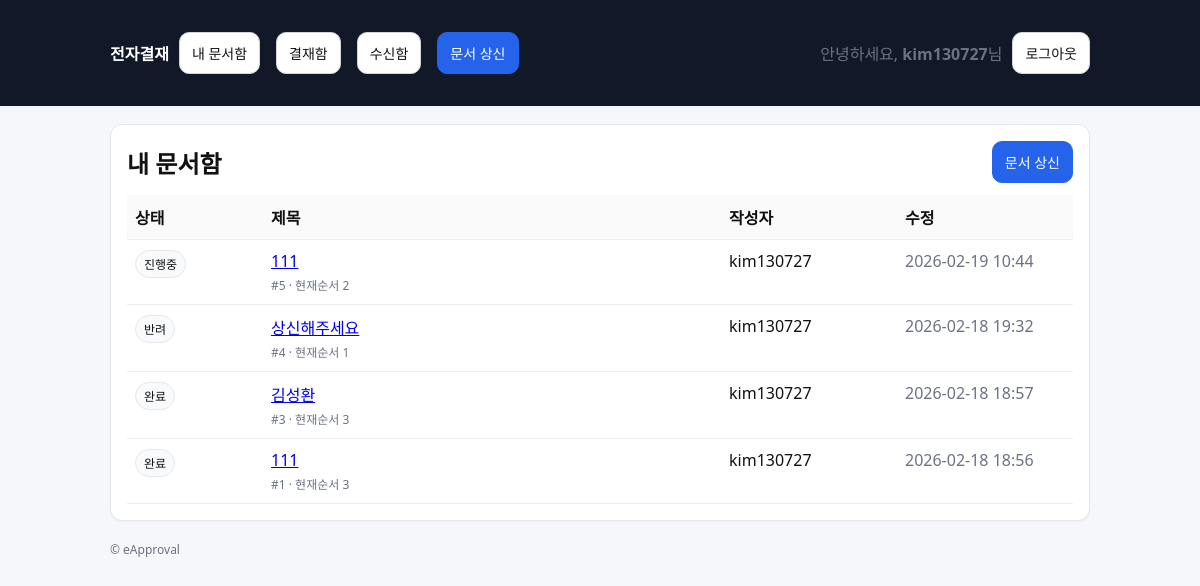
/approvals/docs/ (signed in), run on an earlier commit of the app's database.
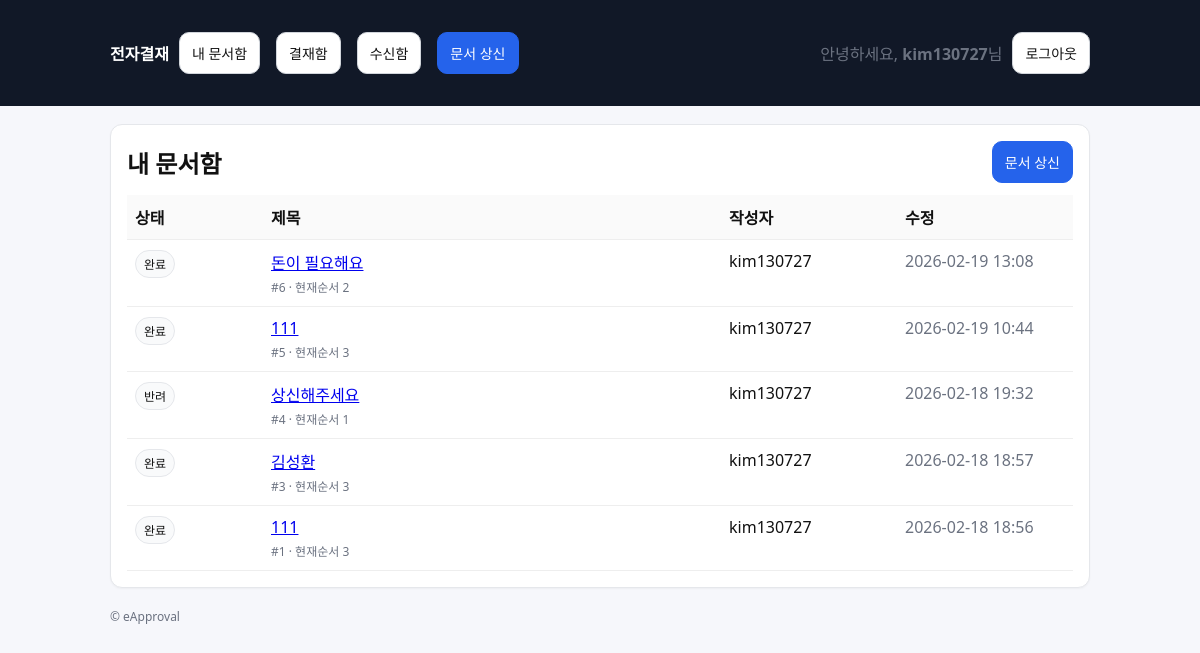
And on a later commit of the database.
### approvals/models.py (models this page shows, shortened)
class Document(models.Model):
    class Status(models.TextChoices):
        DRAFT = "DRAFT", "임시"
        SUBMITTED = "SUBMITTED", "상신"
        IN_PROGRESS = "IN_PROGRESS", "진행중"
        REJECTED = "REJECTED", "반려"
        COMPLETED = "COMPLETED", "완료"
    title = models.CharField(max_length=200)
    content = models.TextField(blank=True)
    created_by = models.ForeignKey(
        settings.AUTH_USER_MODEL, on_delete=models.PROTECT, related_name="docs_created"
    )
    status = models.CharField(max_length=20, choices=Status.choices, default=Status.DRAFT)
    current_line_order = models.PositiveIntegerField(default=1)
    created_at = models.DateTimeField(auto_now_add=True)
    updated_at = models.DateTimeField(auto_now=True)

### approvals/views.py (the view)
# urls.py: path("approvals/docs/", views.doc_list, name="doc_list"),
@login_required
def doc_list(request):
    docs = my_documents(request.user)
    return render(request, "approvals/doc_list.html", {"title": "내 문서함", "docs": docs})

### approvals/selectors.py (called while the page is built)
def my_documents(user):
    return Document.objects.filter(created_by=user).order_by("-id")

### templates/approvals/doc_list.html (shortened to what this page needs)
{% extends "base.html" %}
{% block content %}
  <div class="card">
    <div class="row" style="justify-content:space-between;">
      <h2 style="margin:0;">{{ title }}</h2>
      <a class="btn btn-primary" href="{% url 'approvals:doc_create' %}">문서 상신</a>
    </div>
    <div style="margin-top:12px;">
      <table class="table">
        <thead>
          <tr>
            <th style="width:120px;">상태</th>
            <th>제목</th>
            <th style="width:160px;">작성자</th>
            <th style="width:160px;">수정</th>
          </tr>
        </thead>
        <tbody>
        {% for doc in docs %}
          <tr>
            <td><span class="badge">{{ doc.get_status_display }}</span></td>
            <td>
              <a href="{% url 'approvals:doc_detail' doc.id %}">
                {{ doc.title }}
              </a>
              <div class="muted" style="font-size:12px; margin-top:4px;">
                #{{ doc.id }} · 현재순서 {{ doc.current_line_order }}
              </div>
            </td>
            <td>{{ doc.created_by.username }}</td>
            <td class="muted">{{ doc.updated_at|date:"Y-m-d H:i" }}</td>
          </tr>
        {% empty %}
          <tr>
            <td colspan="4" class="muted">문서가 없습니다.</td>
          </tr>
        {% endfor %}
        </tbody>
      </table>
    </div>
  </div>
{% endblock %}

What changed in the data, as far as the page shows it:
added Document: status "완료", title "돈이 필요해요", id "6", current_line_order "2", created_by.username "kim130727", updated_at "2026-02-19 13:08"
changed Document id 5: status "진행중" → "완료"; current_line_order "2" → "3"
